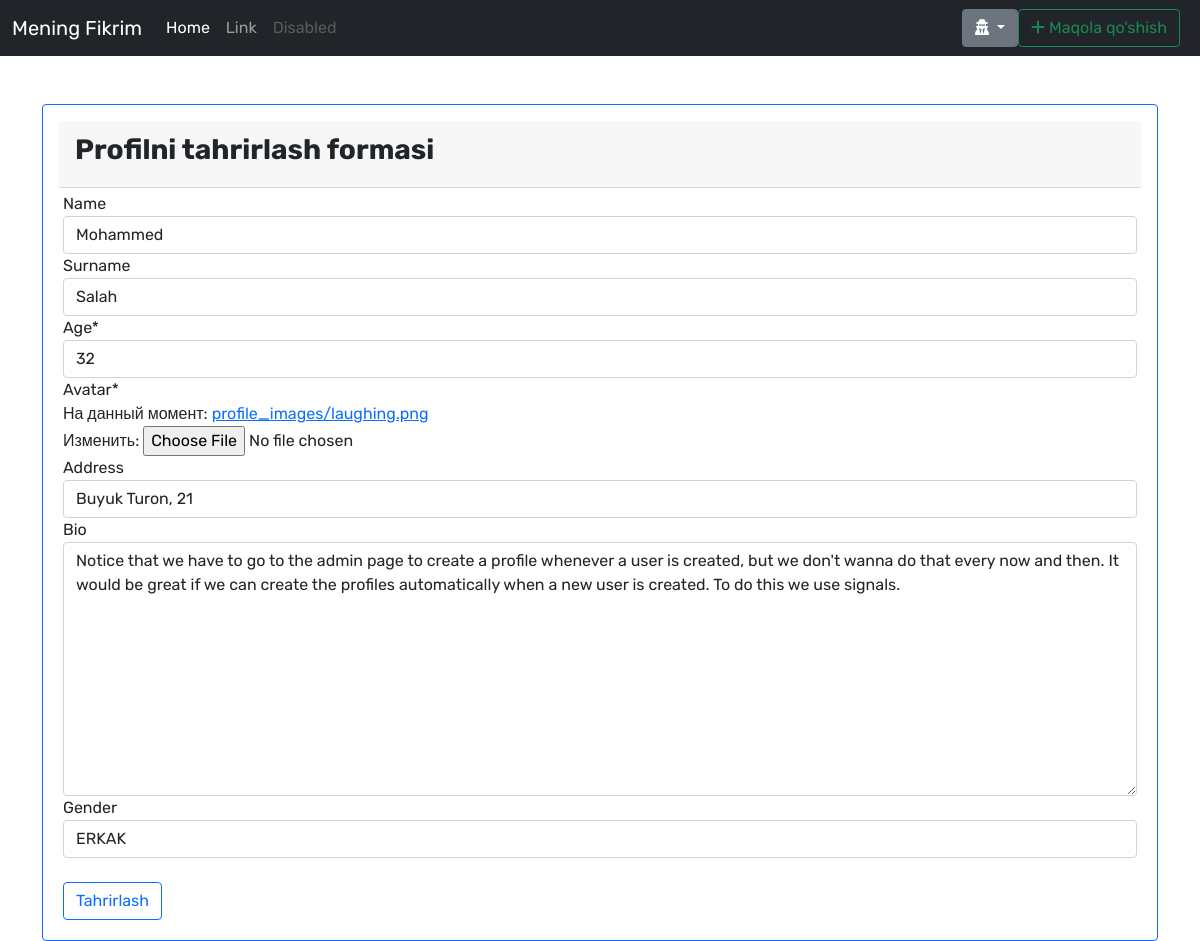
The app's page /profile/edit/1/ with its own data.
### main/models.py (models this page shows, shortened)
class Profile(models.Model):
    GENDERS = (
        ("erkak", "ERKAK"),
        ("ayol", "AYOL"),
        ("nomalum", "ANIQMAS"),
    )
    user = models.OneToOneField(
        User, on_delete=models.CASCADE, related_name='profile')
    name = models.CharField(max_length=50, blank=True)
    surname = models.CharField(max_length=50, blank=True)
    avatar = models.ImageField(
        default='profile_images/smile.png', upload_to='profile_images/')
    gender = models.CharField(max_length=10, choices=GENDERS, blank=True)
    age = models.PositiveIntegerField(default=0)
    address = models.CharField(max_length=100, blank=True)
    bio = models.TextField(blank=True)

### main/views.py (the view)
# urls.py: path("profile/edit/<pk>/", views.ProfileEditView.as_view(), name='profile_edit'),
class ProfileEditView(UpdateView):
    template_name = 'account/profile_edit.html'
    model = Profile
    fields = ["name", "surname", "age", "avatar", "address", "bio", "gender"]
    success_url = reverse_lazy("main:profile")

### templates/account/profile_edit.html
{% extends "wrapper.html" %} {% load i18n %} {% load crispy_forms_tags %} {% block content %}
<div class="container">
    <div class="row mt-5">
        <div class="login d-flex flex-column justify-content-center">
            <div class="card p-3 rounded border border-1 border-primary">
                <div class="card-header">
                    <div class="card-title fs-3 fw-bold">
                        Profilni tahrirlash formasi
                    </div>
                </div>
                <form action="" method="post" class="p-1" enctype="multipart/form-data">
                    {% csrf_token %} {{form|crispy}}
                    <br>
                    <button class="btn btn-outline-primary " type="submit ">Tahrirlash</button>
                </form>
            </div>
        </div>
    </div>
</div>
{% endblock %}

### staticfiles/css/style.css (style rules this page uses)
body { font-family: 'Rubik', sans-serif; }

### records on screen
Profile: name "Mohammed", surname "Salah", age "32", address "Buyuk Turon, 21", bio "Notice that we have to go to the admin page to create a profile whenever a user is created, but we don't wanna do that every now and then. It would be great if we can create the profiles automatically when a new user is created. To do this we use signals.", gender "ERKAK"
